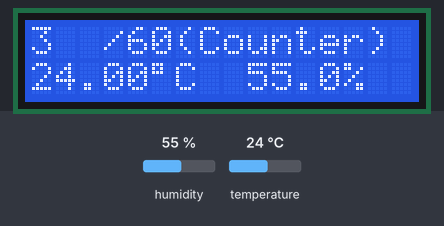
Bench run of a sketch on a simulated Arduino Uno, built with avr-gcc and run on an emulated ATmega328P. Parts: 16×2 character LCD. Wiring (inferred from the names in the program): DHT22 sensor: data pin 14. The test bench sets the inputs (shaded band); at power-on: humidity 55 %, temperature 24 °C. The modem accepts every AT command (registered, SIM ready, sends succeed) and sends nothing else; what the sketch prints to the serial monitor is not drawn.

Above: at 9.3 s.
9.4 s: humidity set to 22 %
At 10.67 s:
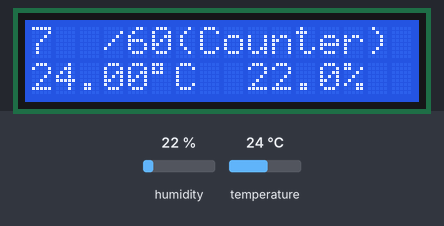
12.1 s: temperature set to 12 °C
At 14.6 s:
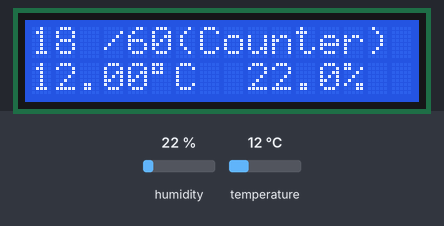
14.8 s: humidity set to 40 %
At 17.02 s:
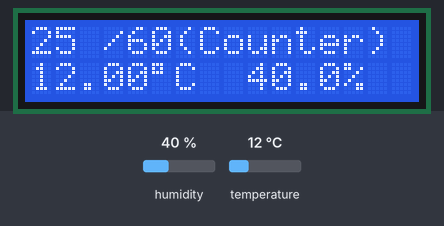
18.3 s: temperature set to 19 °C
At 30.8 s:
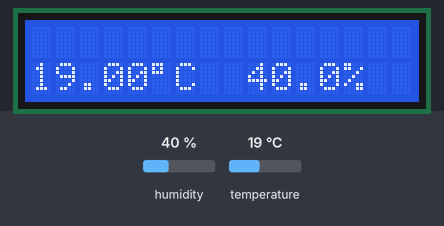
Timing chart, 0 to 32.3 s (numbered marks = the images above; inputs shaded):
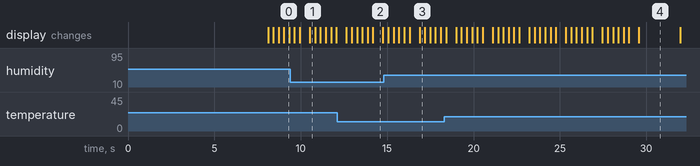

The sketch:

iot-mk2.ino
```cpp
// Author : Tony Cheng
// Version : v0.5

//#include <DS1302.h>
#include <DHT.h>
#include <LiquidCrystal.h>
#include <SoftwareSerial.h>

// -------- 宣告變數 LCD --------------
const int SCREEN_REFRESH = 300;
const int SCREEN_HOLD = 3000;

// -------- 宣告變數 DS1302 --------------
String str_date_time;

// -------- 宣告變數 DHT22 --------------
const int WIFI_POST_IVLCOUNT = 60;
String str_hum_temp;

// -------- 宣告變數 ESP8266 -----------
int wifi_sample_count;


// -------- 初始化 LiquidCrystal ---------------
//                 LCD 接腳:  rs, enable, d4, d5, d6, d7
//      對應到 Arduino 接腳:  12,     11,  5,  4,  3,  2
LiquidCrystal lcd(12, 11, 5, 4, 3, 2);

// -------- 初始化 DS1302 ----------------------
// DS1302 rtc([RST], [DAT], [CLOCK])
//DS1302 rtc(10, 9, 8);

// --------- 初始化 DHT22 --------------------------------
#define DHTPIN 14     // what pin we're connected to
#define DHTTYPE DHT22   // DHT 22  (AM2302)
DHT dht(DHTPIN, DHTTYPE); //// Initialize DHT sensor for normal 16mhz Arduino

// --------- 初始化 ESP8266 -----------------------------
#define WIFI_RX_DPIN      6
#define WIFI_TX_DPIN      7
#define SERIAL_BAUD       9600
#define SSID "Tony-MiWiFi"
#define PASS "8860225231449"
#define API_SERVER1 "192.168.178.2"
#define API_SERVER1_PORT1 "7878"


SoftwareSerial wifi( WIFI_RX_DPIN, WIFI_TX_DPIN ); // RX, TX

// --------- Setup 開始 -------------------------------
void setup() {
  Serial.begin(SERIAL_BAUD);
  // WiFi - 初始化檢查
  init_wifi();
  // WiFi - 連線 AP
  delay(2000);
  connect_ap();

  // LCD - 設定 LCD 的行列數目 (2 x 16)
  lcd.begin(16, 2);
/*
  // DS1302 - 設定時鐘為正常執行模式
  rtc.halt(false);
  // DS1302 - 取消寫入保護，設定日期時要這行
  rtc.writeProtect(false);
  // DHT22 - 開始
  dht.begin();
*/
}

void loop() {
  // LCD Page 1
//  str_date_time = get_date_time_lcd();
  str_hum_temp = get_hum_temp_lcd();
  lcd.clear();
  //lcd.setCursor(0, 0);
  //lcd.print(str_date_time);
  lcd.setCursor(0, 1);
  lcd.print(str_hum_temp);
  //delay(SCREEN_HOLD);

  // LCD Page 2
  /* str_date_time = "1234567890123456";
  //str_hum_temp = "abcdefghijklmnop";
  lcd.clear();
  lcd.setCursor(0, 0);
  lcd.print(str_date_time);
  lcd.setCursor(0, 1);
  lcd.print(str_hum_temp);
  delay(SCREEN_HOLD);
  */
  if (wifi_sample_count == WIFI_POST_IVLCOUNT) {
    String *array_hum_temp = get_hum_temp_post();
    Serial.println(array_hum_temp[0]);
    Serial.println(array_hum_temp[1]);
    wifi_sample_count = 0;
    // POST temp & hum to API Server
    post_hum(array_hum_temp[0]);
    post_temp(array_hum_temp[1]);
  }
  wifi_sample_count++;
  Serial.println(wifi_sample_count);
  lcd.setCursor(0, 0);
  lcd.print(wifi_sample_count);
  lcd.setCursor(3, 0);
  lcd.print("/60(Counter)");

  delay (SCREEN_REFRESH);
}
/*
// ----------- 自定義函式 -----------------
String get_date_time_lcd() {
  String weekday = rtc.getDOWStr();
  String original_date = rtc.getDateStr();
  String original_time = rtc.getTimeStr();
  String substring_month = original_date.substring(3,5);
  String substring_date = original_date.substring(0,2);
  String substring_time = original_time.substring(0,5);
  String date_time_str = weekday + " " + substring_month + "/" + substring_date + " " + substring_time ;
  return date_time_str;
}

void set_date_time() {
  // 以下是設定時間的方法，在電池用完之前，只要設定一次就行了
  rtc.setDOW(SATURDAY);        // 設定週幾，如FRIDAY
  rtc.setTime(16, 58, 0);     // 設定時間 時，分，秒 (24hr format)
  rtc.setDate(29, 7, 2017);   // 設定日期 日，月，年
}
*/

String get_hum_temp_lcd() {
  String humidity = String(dht.readHumidity());
  String temperature = String(dht.readTemperature());
  String dht22_hum_temp = temperature.substring(0,5) + (char) 0xDF + "C  " + humidity.substring(0,4) + "%";
  return dht22_hum_temp;
}

String * get_hum_temp_post() {
  static String hum_temp[2];
  hum_temp[0] = String(dht.readHumidity());
  hum_temp[1] = String(dht.readTemperature());
  return hum_temp;
}

boolean init_wifi() {
  wifi.begin( SERIAL_BAUD );
  //wifi.println("AT+RST");
  wifi.println("AT");
  for (int timeout=0 ; timeout<10 ; timeout++)
    {
      if(wifi.find("OK"))
      {
        lcd.setCursor(0, 0);
        lcd.print("WiFi init OK");
        delay(3000);
        lcd.clear();
        return true;
        // break;
      }
      else if(timeout==9)
      {
        lcd.setCursor(0, 0);
        lcd.print("WiFi init fail");   // Can not Wifi connect: AT+CWJAP. Timeout and giveup\nExit2");
        delay(3000);
        lcd.clear();
        return false;
        // break;
      }
      else
      {
        lcd.setCursor(0, 0);
        lcd.print("Wifi:Initialize");
        delay(2000);
      }
    }
}

boolean connect_ap() {
  wifi.println("AT+CWMODE=1");
  String cmd="AT+CWJAP=\"";  //連線指定之基地台 (Join AP)
  cmd+=SSID;
  cmd+="\",\"";
  cmd+=PASS;
  cmd+="\"";
  wifi.println(cmd);
  for (int timeout=0 ; timeout<10 ; timeout++)
    {
      if(wifi.find("OK"))
      {
        lcd.setCursor(0, 0);
        lcd.print("AP Connect OK");
        delay(3000);
        lcd.clear();
        return true;
        // break;
      }
      else if(timeout==9)
      {
        lcd.setCursor(0, 0);
        lcd.print("AP Connect Fail");   // Can not Wifi connect: AT+CWJAP. Timeout and giveup\nExit2");
        delay(3000);
        lcd.clear();
        return false;
        // break;
      }
      else
      {
        lcd.setCursor(0, 0);
        lcd.print("Wifi Connecting");
        delay(2000);
      }
    }
}

void post_hum(String hum)
{
    String hum_body = concatenate_header_body("humidity",hum,"Gobin-4F12","My Desktop");
    connect_api_server();
    //Serial.print("----------------- hum_body=");
    //Serial.println(hum_body);
    post_api_server(hum_body);
}

void post_temp(String temp)
{
    String temp_body = concatenate_header_body("temperature",temp,"Gobin-4F12","My Desktop");
    connect_api_server();
    //Serial.print("----------------- temp_body=");
    //Serial.println(temp_body);
    post_api_server(temp_body);
}

void connect_api_server()
{
    // 設定 ESP8266 作為 Client 端
    String cmd = "AT+CIPSTART=\"TCP\",\"";
    cmd += API_SERVER1;
    cmd += "\",";
    cmd += API_SERVER1_PORT1;
    //String cmd_debug = "AT+CIPSTART=\"TCP\",\"192.168.178.2\",7878";

    Serial.println(cmd);
    //Serial.println(cmd_debug);  //it should be --> AT+CIPSTART="TCP","192.168.178.2",7878
    wifi.println(cmd);
    // cmd = "";  // 清除 cmd 變數內容
    if( wifi.find( "Error" ) )
    {
        Serial.print( "RECEIVED: Error\nExit1" );
        return;
    }
}

String concatenate_header_body(String measurement, String value, String location, String place)
{
    // Tony - IoT Mark2 POST   , data format is --> {"measurement":"temperature","value":"40","location":"Gobin-4F12","place":"My Desktop"}
    String body = "{\"measurement\":\"" + measurement + "\",\"value\":\"" + value + "\",\"location\":\"" + location + "\",\"place\":\"" + place + "\"}";
    String header = "POST /v1/iot-mk2 HTTP/1.1\r\n";

    // header += "User-Agent: Tony KTduino UNO 1/1.0\r\n";
    header += "Content-Type: application/json\r\n";
    header += "Content-Length: " + String(body.length()) + "\r\n";
    header += "\r\n";
    String header_with_body = header + body;
    return header_with_body;
}

void post_api_server(String header_with_body)
{
    Serial.println("header_with_body:");
    Serial.println(header_with_body);
    Serial.println("ready to send AT+CIPSEND");
    wifi.print( "AT+CIPSEND=" );
    wifi.println( header_with_body.length() );
    delay(1000);  //等待 大於符號 回應
    if(wifi.find( ">" ) )
    {
        wifi.print(header_with_body);
        header_with_body = "";
    }
    else
    {
        Serial.println( "AT+CIPCLOSE" );
        wifi.println( "AT+CIPCLOSE" );   // 關閉 IP 連線
        header_with_body = "";
    }

    if( wifi.find("OK") )
    {
        Serial.println( "Send: OK" );
        header_with_body = "";
        lcd.setCursor(0, 0);
        lcd.print("iot-mk2 POST ok");
    }
    else
    {
        Serial.println( "Send: Sent Head+Body Failed \nExit3" );
        header_with_body = "";
        lcd.setCursor(0, 0);
        lcd.print("POST failed");
        // Serial.print("debug s2: cipsend?= "); //偵錯
        // Serial.println(debug.println( "AT+CIPSEND?" )); //偵錯
    }
}
```
